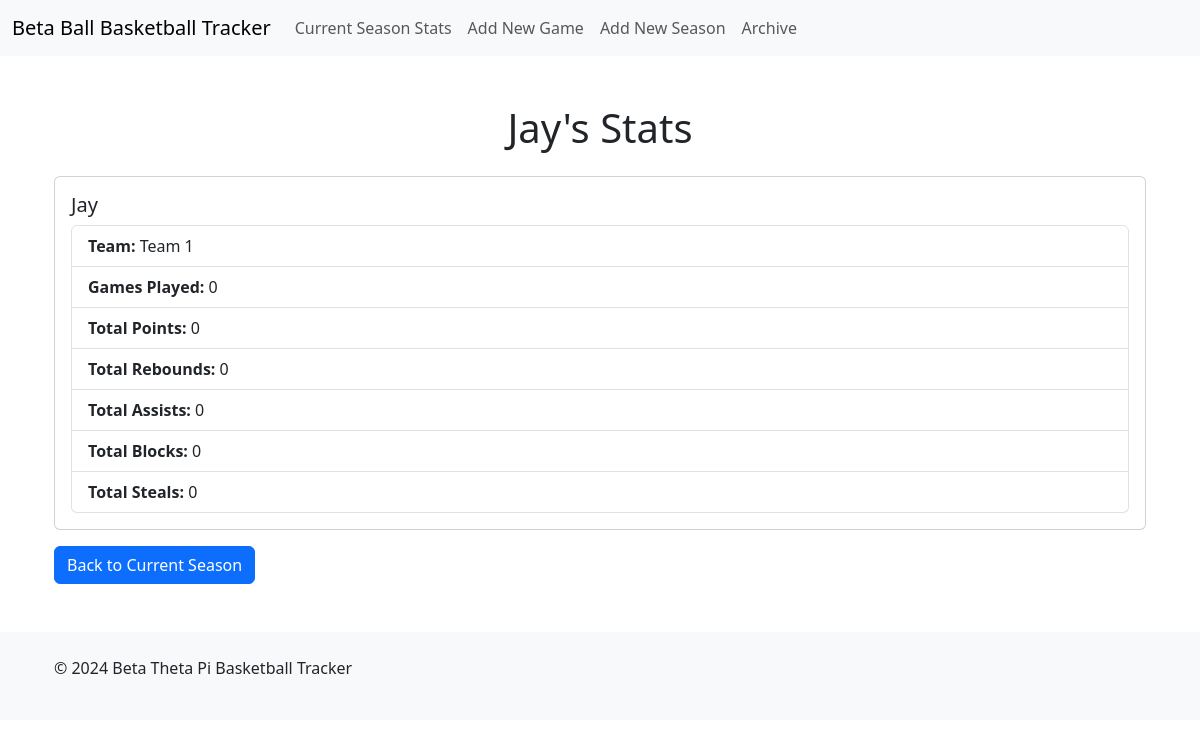
The page /player/4 on the database as committed earlier.
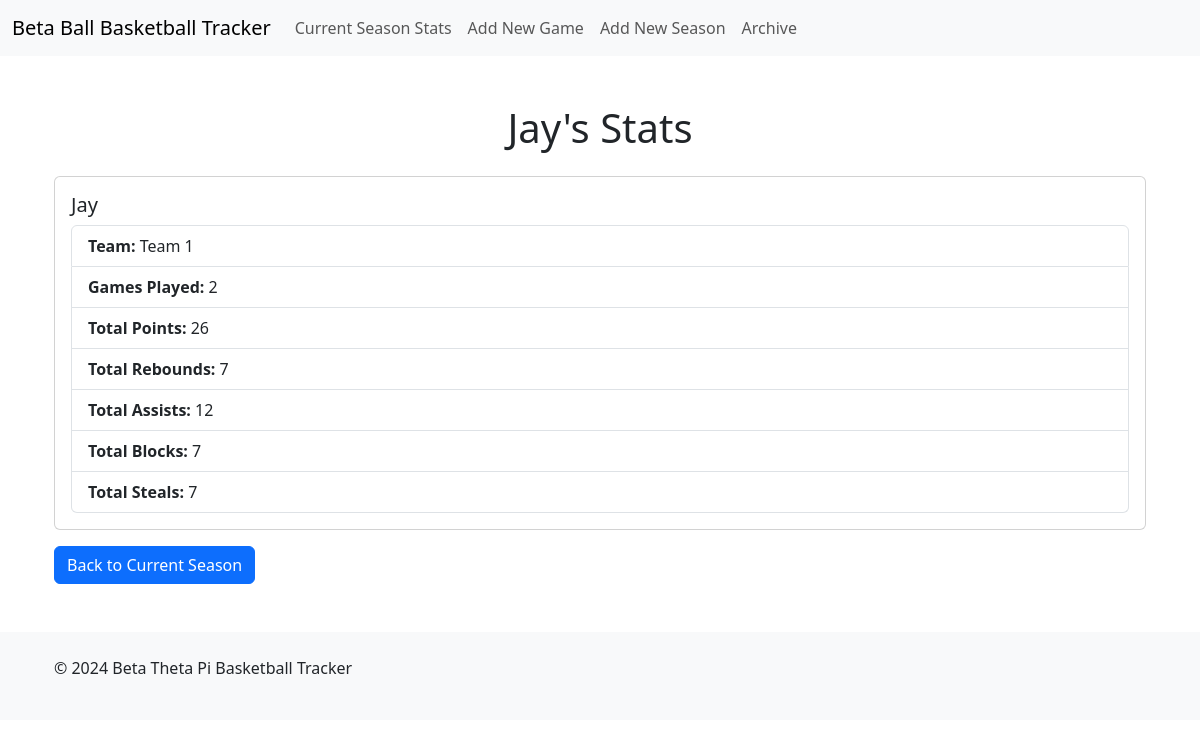
The same page on the database as committed later.
### server.py (models this page shows)
class Player(db.Model):
    id = db.Column(db.Integer, primary_key=True)
    name = db.Column(db.String(100), nullable=False)
    team_id = db.Column(db.Integer, db.ForeignKey('team.id'), nullable=False)
    games_played = db.Column(db.Integer, default=0)
    stats = db.relationship('Stat', backref='player', lazy=True)

### server.py (the view)
@app.route('/player/<int:player_id>')
def player(player_id):
    player = Player.query.get_or_404(player_id)
    return render_template('player.html', player=player)

### templates/player.html (shortened to what this page needs)
{% extends 'base.html' %}
{% block content %}
<div class="container mt-5">
    <h1 class="text-center">{{ player.name }}'s Stats</h1>
    <div class="card mt-4">
        <div class="card-body">
            <h5 class="card-title">{{ player.name }}</h5>
            <ul class="list-group">
                <li class="list-group-item"><strong>Team:</strong> {{ player.team.name }}</li>
                <li class="list-group-item"><strong>Games Played:</strong> {{ player.games_played }}</li>
                <li class="list-group-item"><strong>Total Points:</strong> {{ player.stats|sum(attribute='points') }}</li>
                <li class="list-group-item"><strong>Total Rebounds:</strong> {{ player.stats|sum(attribute='rebounds') }}</li>
                <li class="list-group-item"><strong>Total Assists:</strong> {{ player.stats|sum(attribute='assists') }}</li>
                <li class="list-group-item"><strong>Total Blocks:</strong> {{ player.stats|sum(attribute='blocks') }}</li>
                <li class="list-group-item"><strong>Total Steals:</strong> {{ player.stats|sum(attribute='steals') }}</li>
            </ul>
        </div>
    </div>
    <a href="{{ url_for('current_season') }}" class="btn btn-primary mt-3">Back to Current Season</a>
</div>
{% endblock %}

Rows that differ between the two databases and show on the page:
changed Player "Jay": games_played "0" → "2"
Other text that changed with them:
{{ player.stats|sum(attribute='points') }}: "0" → "26"
{{ player.stats|sum(attribute='rebounds') }}: "0" → "7"
{{ player.stats|sum(attribute='assists') }}: "0" → "12"
{{ player.stats|sum(attribute='blocks') }}: "0" → "7"
{{ player.stats|sum(attribute='steals') }}: "0" → "7"
